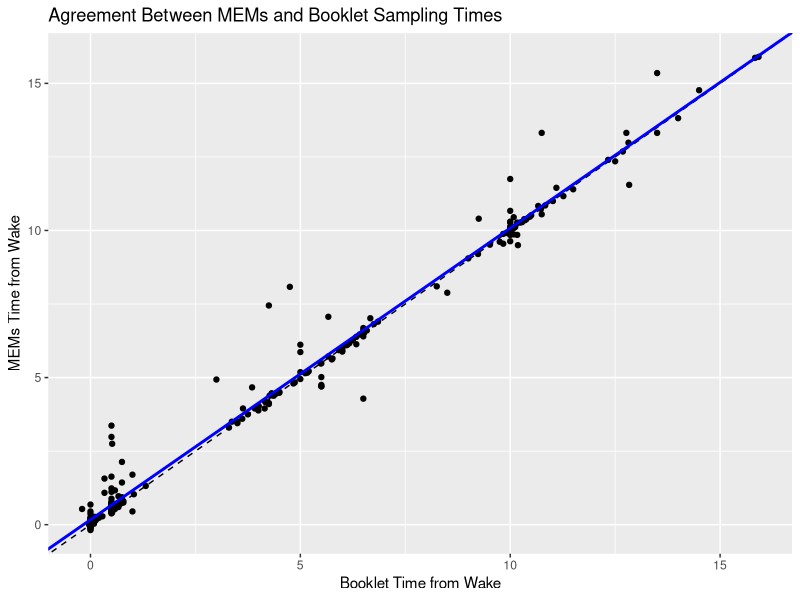
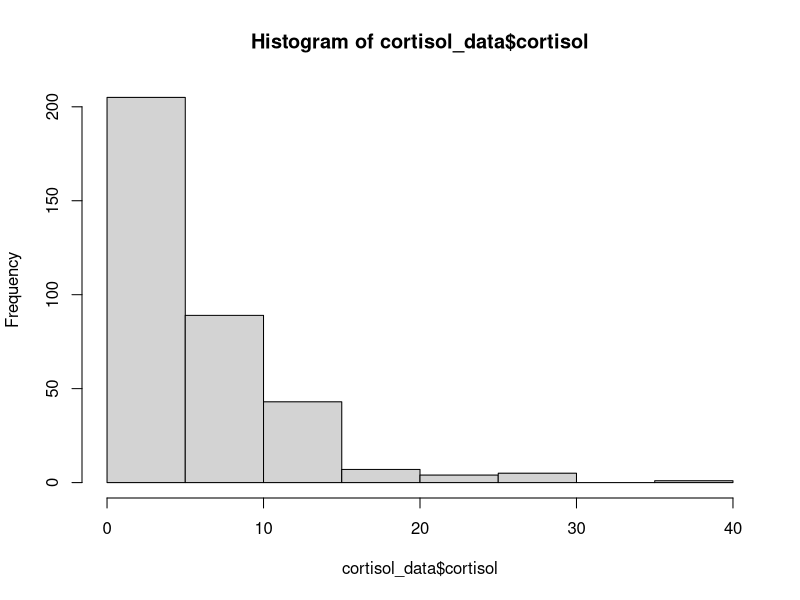
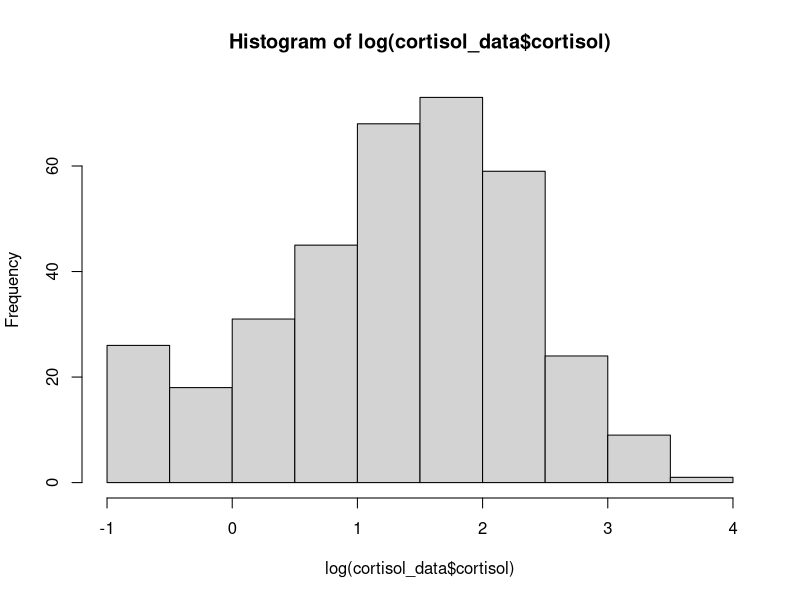
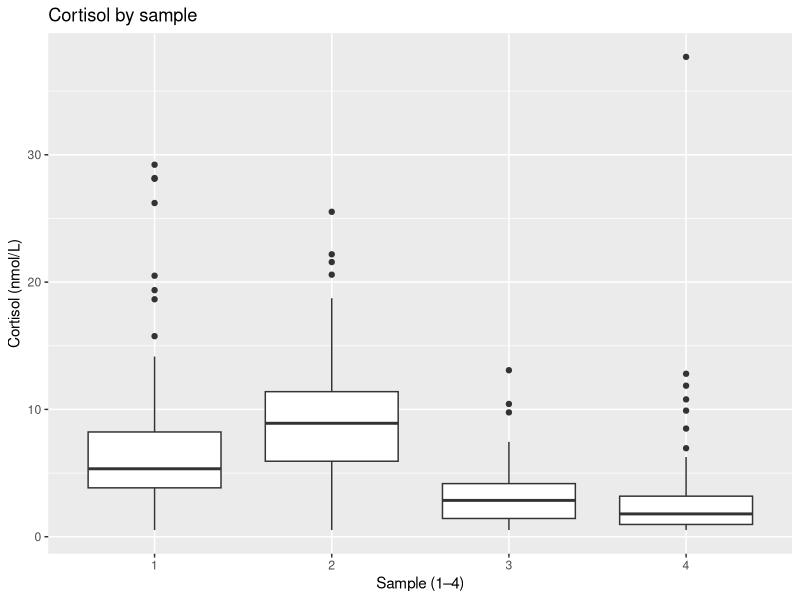
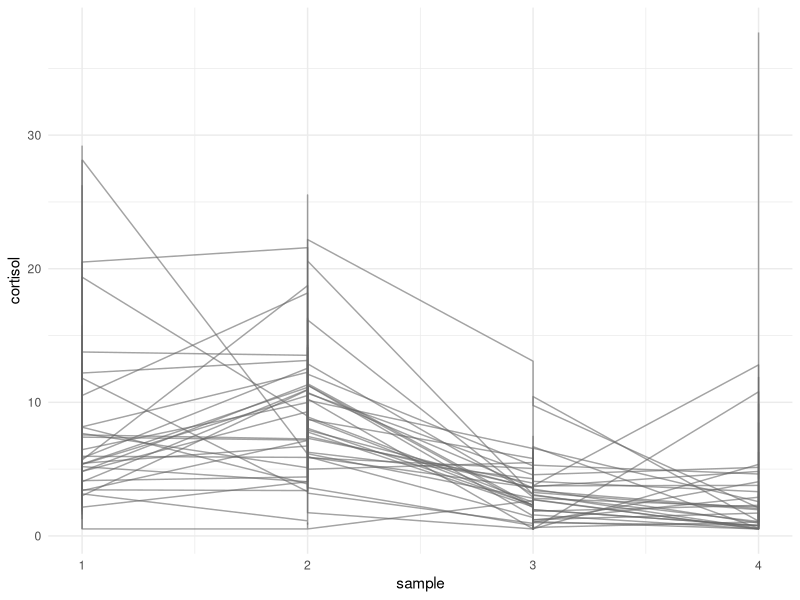
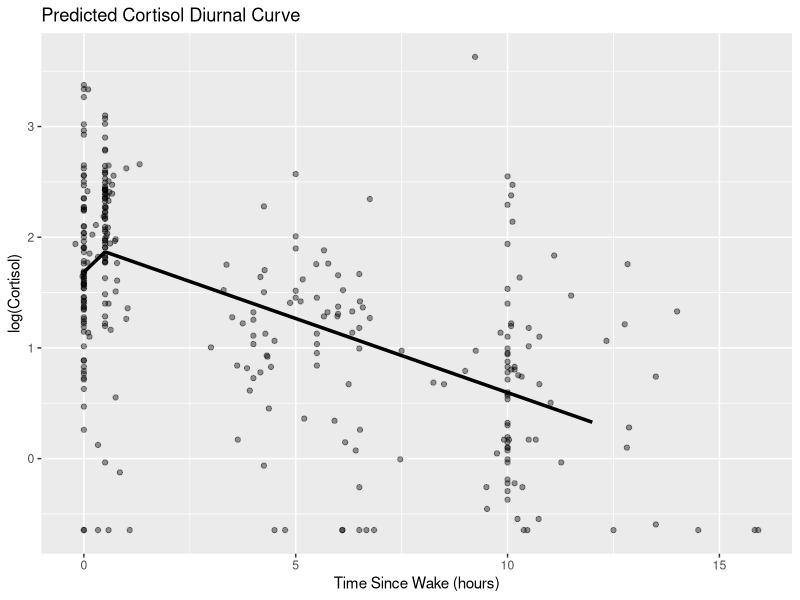
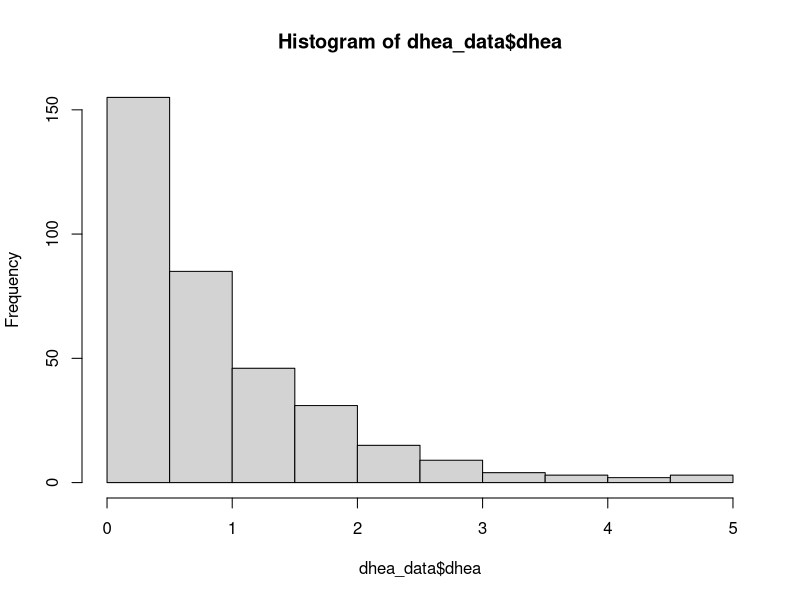
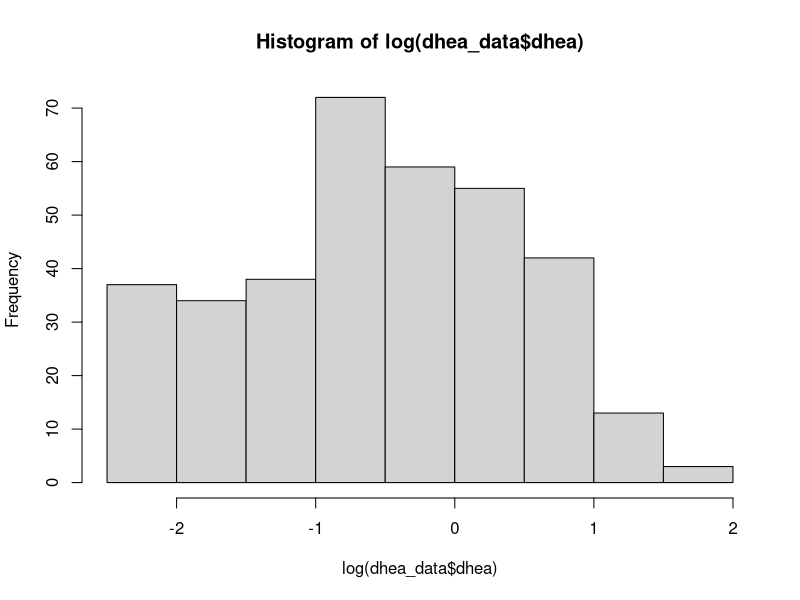

Reproduce these figures in R, in order.
#data cleaning for project0 data
library(kableExtra)
library(tidyverse)
library(lme4)
library(lmerTest)
#read in data
p0_data <- read_csv("./Project0/Data/Project0_Clean_v2.csv")

#remove columns that wont be used for data analysis
p0_data <- p0_data %>%
  select(-`Booklet: Sample interval`, -`Booklet: Sample interval Decimal Time (mins)`, -`MEMs: Sample interval`,
         -`MEMs: Sample interval Decimal Time (mins)`, -`Cortisol (ug/dl)`, -`DHEA (pg/dl)`)

#convert date columns to appropriate date format
p0_data <- p0_data %>%
  mutate(
    `Collection Date` = mdy(`Collection Date`)
  ) %>%
  rename(
    date = `Collection Date`,
    sample = `Collection Sample`,
    wake_tm = `Sleep Diary reported wake time`,
    booklet_tm = `Booket: Clock Time`,
    mems_tm = `MEMs: Clock Time`,
    cortisol = `Cortisol (nmol/L)`,
    dhea = `DHEA (nmol/L)`,
    day = DAYNUMB
  )

#explore missingness of data
miss_p0 <- p0_data %>%
  summarise(across(everything(),
                   ~mean(is.na(.)))) %>%
  pivot_longer(everything(),
               names_to = "variable",
               values_to = "prop_missing") %>%
  arrange(desc(prop_missing))
print(miss_p0)  

#manually calculate sample interval times for MEMs and Booklet 
p0_data <- p0_data %>%
  group_by(SubjectID, date) %>%
  arrange(sample, .by_group = TRUE) %>%
  fill(wake_tm, .direction = "down") %>%
  ungroup() %>%
  mutate(
    mems_interval = as.numeric(mems_tm - wake_tm)/3600,
    booklet_interval = as.numeric(booklet_tm - wake_tm)/3600
  )



##########--------Table 1------#############

#create table 1 of summary statistics for difference between mems and booklet
#time, cortisol, and dhea stratified by sample

# ---- Prep analysis dataset ----
table1_data <- p0_data %>%
  mutate(
    Sample = factor(sample,
                    levels = 1:4,
                    labels = c("Sample 1\n(Wake)",
                               "Sample 2\n(+30 min)",
                               "Sample 3\n(Lunch)",
                               "Sample 4\n(+10 hr)")
    ),
    time_diff = mems_interval - booklet_interval
  )

# ---- Helper formatters ----
fmt_mean_sd <- function(x, digits = 2){
  if(all(is.na(x))) return(NA_character_)
  sprintf(paste0("%.",digits,"f (%.",digits,"f)"),
          mean(x, na.rm = TRUE),
          sd(x, na.rm = TRUE))
}

fmt_median_iqr <- function(x, digits = 2){
  if(all(is.na(x))) return(NA_character_)
  q <- quantile(x, c(.25,.5,.75), na.rm = TRUE)
  sprintf(paste0("%.",digits,"f [%.",digits,"f, %.",digits,"f]"),
          q[2], q[1], q[3])
}

fmt_missing <- function(x){
  n_miss <- sum(is.na(x))
  p_miss <- mean(is.na(x)) * 100
  sprintf("%d (%.1f%%)", n_miss, p_miss)
}

# ---- By-sample summaries (LONG) ----
table1_long <- table1_data %>%
  group_by(Sample) %>%
  summarise(
    N = as.character(n()),
    
    diff_mean_sd = fmt_mean_sd(time_diff),
    diff_med_iqr = fmt_median_iqr(time_diff),
    diff_miss    = fmt_missing(time_diff),
    
    cort_mean_sd = fmt_mean_sd(cortisol),
    cort_med_iqr = fmt_median_iqr(cortisol),
    cort_miss    = fmt_missing(cortisol),
    
    dhea_mean_sd = fmt_mean_sd(dhea),
    dhea_med_iqr = fmt_median_iqr(dhea),
    dhea_miss    = fmt_missing(dhea),
    
    .groups = "drop"
  ) %>%
  pivot_longer(-Sample, names_to = "Statistic", values_to = "Value")

# ---- Overall summaries (LONG) ----
overall_long <- table1_data %>%
  summarise(
    N = as.character(n()),
    
    diff_mean_sd = fmt_mean_sd(time_diff),
    diff_med_iqr = fmt_median_iqr(time_diff),
    diff_miss    = fmt_missing(time_diff),
    
    cort_mean_sd = fmt_mean_sd(cortisol),
    cort_med_iqr = fmt_median_iqr(cortisol),
    cort_miss    = fmt_missing(cortisol),
    
    dhea_mean_sd = fmt_mean_sd(dhea),
    dhea_med_iqr = fmt_median_iqr(dhea),
    dhea_miss    = fmt_missing(dhea)
  ) %>%
  pivot_longer(everything(), names_to = "Statistic", values_to = "Value") %>%
  mutate(Sample = "Overall")

# ---- Combine + order + relabel stats + flip to wide ----
stat_order <- c(
  "N",
  "diff_mean_sd", "diff_med_iqr", "diff_miss",
  "cort_mean_sd", "cort_med_iqr", "cort_miss",
  "dhea_mean_sd", "dhea_med_iqr", "dhea_miss"
)

table1_final <- bind_rows(table1_long, overall_long) %>%
  mutate(
    Statistic = factor(Statistic, levels = stat_order),
    Statistic = recode(as.character(Statistic),
                       N = "N",
                       
                       diff_mean_sd = "Time diff (MEMS − Booklet), mean (SD) [hours]",
                       diff_med_iqr = "Time diff (MEMS − Booklet), median [IQR] [hours]",
                       diff_miss    = "Time diff missing, n (%)",
                       
                       cort_mean_sd = "Cortisol (nmol/L), mean (SD)",
                       cort_med_iqr = "Cortisol (nmol/L), median [IQR]",
                       cort_miss    = "Cortisol missing, n (%)",
                       
                       dhea_mean_sd = "DHEA (nmol/L), mean (SD)",
                       dhea_med_iqr = "DHEA (nmol/L), median [IQR]",
                       dhea_miss    = "DHEA missing, n (%)"
    )
  ) %>%
  arrange(match(Statistic, levels(factor(Statistic)))) %>%
  pivot_wider(names_from = Sample, values_from = Value)

# ---- Render to PDF using kableExtra ----
kable(
  table1_final,
  format = "latex",
  booktabs = TRUE,
  align = "lccccc",
  caption = "Table 1. Descriptive statistics by sample collection time"
) %>%
  kable_styling(
    latex_options = c("hold_position", "scale_down"),
    font_size = 10
  )





##########--------QUESTION 1------#############

#run linear mixed effects model of booklet time vs mems time with random intercept
q1_mod1 <- lmer(mems_interval ~ booklet_interval + (1|SubjectID), data = p0_data)

#create table of lmm for question 1
#get fixed effects from model
fixef_tab <- summary(q1_mod1)$coefficients %>%
  as.data.frame() %>%
  rownames_to_column("Term") %>%
  select(
    Term,
    Estimate,
    `Std. Error`,
    `Pr(>|t|)`
  )
#95% ci
ci_tab <- confint(q1_mod1) %>%
  as.data.frame() %>%
  rownames_to_column("Term") %>%
  rename(
    LL = `2.5 %`,
    UL = `97.5 %`
  ) %>%
  filter(Term %in% fixef_tab$Term)
#putting table together
model_table <- fixef_tab %>%
  left_join(ci_tab, by = "Term") %>%
  mutate(
    CI_95 = sprintf("[%.3f, %.3f]", LL, UL),
    Estimate = round(Estimate, 3),
    `Std. Error` = round(`Std. Error`, 3),
    `Pr(>|t|)` = signif(`Pr(>|t|)`, 3)
  ) %>%
  select(
    Term,
    Estimate,
    CI_95,
    `Pr(>|t|)`
  ) %>%
  rename(
    `95% CI` = CI_95,
    `p-value` = `Pr(>|t|)`
  )
#extract hypothesis test of whether beta1 is equal to 1
contest_res <- contest(q1_mod1, L = c(0, 1), rhs = 1)

contest_table <- tibble(
  Term = "Slope test: β1 = 1",
  Estimate = NA,
  `95% CI` = NA,
  `p-value` = signif(contest_res$`Pr(>F)`[1], 3)
)
#final table
final_table <- bind_rows(
  model_table,
  contest_table
)
#change row names so that they are appropriate for final report
rownames(final_table) <- c("Intercept", "Booklet Interval", "Slope Test = 1")
#use kbl to knit to pdf nicely (kbl is the best)
final_table %>%
  kbl(
    caption = "Linear mixed model results for MEMS interval vs booklet interval",
    align = "lccc",
    booktabs = TRUE,
    linesep = ""
  ) %>%
  kable_styling(
    latex_options = c("hold_position"),
    font_size = 10
  )

#scatterplot of agreement between mems and booklet times
ggplot(p0_data, aes(x= booklet_interval, y= mems_interval)) + 
  geom_point() + 
  geom_abline(slope = 1, intercept = 0, linetype = "dashed") + 
  geom_abline(slope = fixef(q1_mod1)["booklet_interval"], intercept = fixef(q1_mod1)["(Intercept)"],
              linewidth = 1, col = "blue") +
  labs(title = "Agreement Between MEMs and Booklet Sampling Times",
       x = "Booklet Time from Wake", y= "MEMs Time from Wake")


##########--------QUESTION 2------#############

#create truth columns of +/- 7.5 and 15 mins to check adherence
p0_data <- p0_data %>%
  mutate(
    truth = case_when(
      sample == 2 ~ .5,
      sample == 4 ~ 10,
      .default = NA
    ),
    deviation_mems = abs(mems_interval - truth),
    deviation_book = abs(booklet_interval - truth)
  )

#check adherence
p0_data <- p0_data %>%
  mutate(
    adherence_mems7_5 = if_else(deviation_mems <= 7.5/60, 1, 0),
    adherence_book7_5 = if_else(deviation_book <= 7.5/60, 1, 0),
    adherence_mems15 = if_else(deviation_mems <= 15/60, 1, 0),
    adherence_book15 = if_else(deviation_book <= 15/60, 1, 0)
  )

#calc adherence proportions
adherence <- p0_data %>%
  filter(!is.na(truth)) %>%
  summarise(
    within_7_5_mems = mean(adherence_mems7_5, na.rm = TRUE),
    within_15_mems = mean(adherence_mems15, na.rm = TRUE),
    within_7_5_book = mean(adherence_book7_5, na.rm = TRUE),
    within_15_book = mean(adherence_book15, na.rm = TRUE)
  )

#transform adherence table to long so that it's ready to print
adherence_table <- adherence %>%
  pivot_longer(
    cols = everything(),
    names_to = "name",
    values_to = "prop"
  ) %>%
  mutate(
    Method = if_else(grepl("_mems$", name), "MEMS", "Booklet"),
    Window = case_when(
      grepl("^within_7_5_", name) ~ "±7.5 minutes",
      grepl("^within_15_",  name) ~ "±15 minutes"
    )
  ) %>%
  select(Window, Method, prop) %>%
  pivot_wider(names_from = Method, values_from = prop)
#convert to percents
adherence_table <- adherence_table %>%
  mutate(
    MEMS = scales::percent(MEMS, accuracy = 0.1),
    Booklet = scales::percent(Booklet, accuracy = 0.1)
  )
#use kbl to print adherence table so that it is formatted nicely
adherence_table %>%
  kbl(
    caption = "Adherence of MEMS and Booklet Sampling Times Within Specified Time Windows",
    align = c("l", "c", "c"),
    booktabs = TRUE,
    linesep = ""
  ) %>%
  kable_styling(
    latex_options = c("hold_position"),
    font_size = 10
  )

##########--------QUESTION 3------#############

#check to see subjects with DHEA values equal to 5.205
p0_data %>% filter(dhea == 5.205)

#subject 3037 has several DHEA measures at detection limit so remove from Q3 analysis
q3_data <- p0_data %>%
  filter(SubjectID != 3037)

#cortisol data filtering out samples with cortisol values over 80 due to lab error
cortisol_data <- q3_data %>%
  filter(cortisol <=80)

#dhea data filtering out samples with dhea == 5.205
dhea_data <- q3_data %>%
  filter(dhea < 5.205)

#check to see distribution of cortisol
hist(cortisol_data$cortisol) #found cortisol to be heavily right skewed and not normal
#log transform cortisol and check distribution
hist(log(cortisol_data$cortisol)) #appears more normally distributed

#boxplot to further visualize outliers
ggplot(cortisol_data, aes(x = factor(sample), y = cortisol)) +
  geom_boxplot() +
  labs(x="Sample (1–4)", y="Cortisol (nmol/L)", title="Cortisol by sample")

#create piecewise at 30 mins for mems time
cortisol_data <- cortisol_data %>%
  mutate(
    booklet_step = pmax(0, booklet_interval-0.5)
  )

#plot spaghetti plots of cortisol trajectories for each subject
ggplot(cortisol_data, aes(x = sample, y = cortisol, group = SubjectID)) + 
  geom_line(alpha = 0.6, color = "gray40") +
  theme_minimal()

#distribution of cortisol is not normal whereas log(x) is approx normal so use log transformed
q3_cortmod1 <- lmer(log(cortisol) ~ booklet_interval + booklet_step + (1|SubjectID),
                    data = cortisol_data)
summary(q3_cortmod1)

#confidence interval
cort_conf <- as.data.frame(confint(q3_cortmod1)[3:5,]) 

#create table for model results
cortmod_tab <- as.data.frame(coef(summary(q3_cortmod1))) %>%
  select(Estimate, "Pr(>|t|)")%>%
  mutate("95% CI" = paste0("[", round(exp(cort_conf$`2.5 %`), 2), ", ", 
                        round(exp(cort_conf$`97.5 %`), 2), "]"),
         "exp(Estimate)" = exp(Estimate),
         "P-value" = round(`Pr(>|t|)`, 4)) %>%
  select("exp(Estimate)", "95% CI", "P-value")

#cortisol prediction grid
cort_grid <- data.frame(
  booklet_interval = seq(0, 12, length = 200)
)

cort_grid$booklet_step <- pmax(0, cort_grid$booklet_interval - 0.5)

cort_grid$pred <- predict(q3_cortmod1,
                          newdata = cort_grid,
                          re.form = NA)
#plot of predicted over observed
ggplot(cortisol_data,
       aes(booklet_interval, log(cortisol))) +
  geom_point(alpha = 0.4) +
  geom_line(data = cort_grid,
            aes(booklet_interval, pred),
            linewidth = 1.2) +
  labs(
    x = "Time Since Wake (hours)",
    y = "log(Cortisol)",
    title = "Predicted Cortisol Diurnal Curve"
  )


#check to see distribution of dhea
hist(dhea_data$dhea) #not normal and heavily right skewed
#log transform dhea and check distribution
hist(log(dhea_data$dhea)) #still right skewed but a bit more normal

#boxplot to visualize outliers
ggplot(dhea_data, aes(x = factor(sample), y = dhea)) +
  geom_boxplot() +
  labs(x="Sample (1–4)", y="DHEA (nmol/L)", title="DHEA by sample")

#create piecewise at 30 mins for mems time
dhea_data <- dhea_data %>%
  mutate(
    booklet_step = pmax(0, booklet_interval-0.5)
  )

#spaghetti plot of subject's dhea trajectories over time
ggplot(dhea_data, aes(x = sample, y = dhea, group = SubjectID)) + 
  geom_line(alpha = 0.6, color = "gray40") +
  theme_minimal()

#distribution of dhea is not normal whereas log(x+1) is a bit better
q3_dheamod1 <- lmer(log(dhea) ~ booklet_interval + booklet_step + (1|SubjectID),
                    data = dhea_data)
summary(q3_dheamod1)

#confidence interval
dhea_conf <- as.data.frame(confint(q3_dheamod1)[3:5,]) 

#create table for model results
dheamod_tab <- as.data.frame(coef(summary(q3_dheamod1))) %>%
  select(Estimate, "Pr(>|t|)")%>%
  mutate("95% CI" = paste0("[", round(exp(dhea_conf$`2.5 %`), 2), ", ", 
                        round(exp(dhea_conf$`97.5 %`), 2), "]"),
         "exp(Estimate)" = exp(Estimate),
         "P-value" = round(`Pr(>|t|)`, 4)) %>%
  select("exp(Estimate)", "95% CI", "P-value")

#dhea predicted grid
dhea_grid <- data.frame(
  booklet_interval = seq(0, 12, length = 200)
)

dhea_grid$booklet_step <- pmax(0, dhea_grid$booklet_interval - 0.5)

dhea_grid$pred <- predict(q3_dheamod1,
                          newdata = dhea_grid,
                          re.form = NA)
#plot of predicted over observed
ggplot(dhea_data,
       aes(booklet_interval, log(dhea))) +
  geom_point(alpha = 0.4) +
  geom_line(data = dhea_grid,
            aes(booklet_interval, pred),
            linewidth = 1.2) +
  labs(
    x = "Time Since Wake (hours)",
    y = "log(DHEA)",
    title = "Predicted DHEA Diurnal Curve"
  )


#combine cortisol and dhea model outputs into single table
tab_combined <- cbind(
  `Cortisol Model` = cortmod_tab,
  `DHEA Model`     = dheamod_tab
)
#change rownames so they are appropriate for report
rownames(tab_combined) <- c("Intercept", "Booklet Time Pre-30m", "Booklet Time Post-30m")
# Flatten the weird colnames created by cbind() into clean names
colnames(tab_combined) <- c(
  "exp(Estimate)", "95\\% CI", "P-value",
  "exp(Estimate)", "95\\% CI", "P-value"
)

kbl(
  tab_combined,
  booktabs = TRUE,
  align = "lcccccc",
  caption = "Hormone Fluctuation Over Time via Linear Mixed Effects",
  escape = FALSE
) |>
  add_header_above(c(" " = 1, "Cortisol Model" = 3, "DHEA Model" = 3)) |>
  kable_styling(latex_options = c("hold_position", "striped")) |>
  column_spec(1, width = "3.0cm") |>
  column_spec(2:7, width = "2.0cm") |>
  footnote(
    general = "exp(Estimate) represents exponentiated fixed-effect estimates",
    threeparttable = TRUE
  )


##code for creating table of back transformed and interpretable relative change in hormones pre and post 30 mins
############### CORTISOL ################

b_cort <- fixef(q3_cortmod1)
V_cort <- vcov(q3_cortmod1)

b1_c <- b_cort["booklet_interval"]
b2_c <- b_cort["booklet_step"]

# Slopes
slope_c_0_30 <- b1_c
slope_c_30p  <- b1_c + b2_c

# SEs
se_c_0_30 <- sqrt(V_cort["booklet_interval","booklet_interval"])
se_c_30p  <- sqrt(
  V_cort["booklet_interval","booklet_interval"] +
    V_cort["booklet_step","booklet_step"] +
    2*V_cort["booklet_interval","booklet_step"]
)

# df + p-values from model summary
coef_c <- summary(q3_cortmod1)$coefficients
df_c <- coef_c["booklet_interval","df"]
p_c_0_30 <- coef_c["booklet_interval","Pr(>|t|)"]

# Wald p for combined slope
t_c_30p <- slope_c_30p / se_c_30p
p_c_30p <- 2 * pt(abs(t_c_30p), df=df_c, lower.tail=FALSE)

crit_c <- qt(0.975, df_c)

############### DHEA ################

b_dhea <- fixef(q3_dheamod1)
V_dhea <- vcov(q3_dheamod1)

b1_d <- b_dhea["booklet_interval"]
b2_d <- b_dhea["booklet_step"]

slope_d_0_30 <- b1_d
slope_d_30p  <- b1_d + b2_d

se_d_0_30 <- sqrt(V_dhea["booklet_interval","booklet_interval"])
se_d_30p  <- sqrt(
  V_dhea["booklet_interval","booklet_interval"] +
    V_dhea["booklet_step","booklet_step"] +
    2*V_dhea["booklet_interval","booklet_step"]
)

coef_d <- summary(q3_dheamod1)$coefficients
df_d <- coef_d["booklet_interval","df"]
p_d_0_30 <- coef_d["booklet_interval","Pr(>|t|)"]

t_d_30p <- slope_d_30p / se_d_30p
p_d_30p <- 2 * pt(abs(t_d_30p), df=df_d, lower.tail=FALSE)

crit_d <- qt(0.975, df_d)

############### BUILD TABLE ################

final_q3_table <- tibble(
  `Time Window` = c("0–30 min", "30+ min"),
  `Cortisol % Change` = c(
    round((exp(slope_c_0_30 * 0.5) - 1) * 100, 1),   
    round((exp(slope_c_30p) - 1) * 100, 1)           
  ),
  
  `Cortisol 95% CI` = c(
    paste0("[",
           round((exp((slope_c_0_30 - crit_c*se_c_0_30) * 0.5) - 1) * 100, 1),
           ", ",
           round((exp((slope_c_0_30 + crit_c*se_c_0_30) * 0.5) - 1) * 100, 1),
           "]"
    ),
    paste0("[",
           round((exp(slope_c_30p - crit_c*se_c_30p) - 1) * 100, 1),
           ", ",
           round((exp(slope_c_30p + crit_c*se_c_30p) - 1) * 100, 1),
           "]"
    )
  ),
  
  `Cortisol P-value` = ifelse(
    c(p_c_0_30, p_c_30p) < 0.0001,
    "<0.0001",
    formatC(c(p_c_0_30, p_c_30p), format="f", digits=4)
  ),
  
  `DHEA % Change` = c(
    round((exp(slope_d_0_30 * 0.5) - 1) * 100, 1),
    round((exp(slope_d_30p) - 1) * 100, 1)
  ),
  
  `DHEA 95% CI` = c(
    paste0("[",
           round((exp((slope_d_0_30 - crit_d*se_d_0_30) * 0.5) - 1) * 100, 1),
           ", ",
           round((exp((slope_d_0_30 + crit_d*se_d_0_30) * 0.5) - 1) * 100, 1),
           "]"
    ),
    paste0("[",
           round((exp(slope_d_30p - crit_d*se_d_30p) - 1) * 100, 1),
           ", ",
           round((exp(slope_d_30p + crit_d*se_d_30p) - 1) * 100, 1),
           "]"
    )
  ),
  
  `DHEA P-value` = ifelse(
    c(p_d_0_30, p_d_30p) < 0.0001,
    "<0.0001",
    formatC(c(p_d_0_30, p_d_30p), format="f", digits=4)
  )
)


############### PRINT TABLE ################

kbl(
  final_q3_table,
  format="latex",
  booktabs=TRUE,
  align="lccc|ccc",
  caption="Percent change in hormone concentrations"
) %>%
  add_header_above(c(" " = 1, "Cortisol Model" = 3, "DHEA Model" = 3)) %>%
  kable_styling(
    latex_options=c("hold_position","scale_down"),   
    font_size=9                                      
  ) %>%
  column_spec(1, width="2.8cm") %>%
  column_spec(2:7, width="1.8cm")
